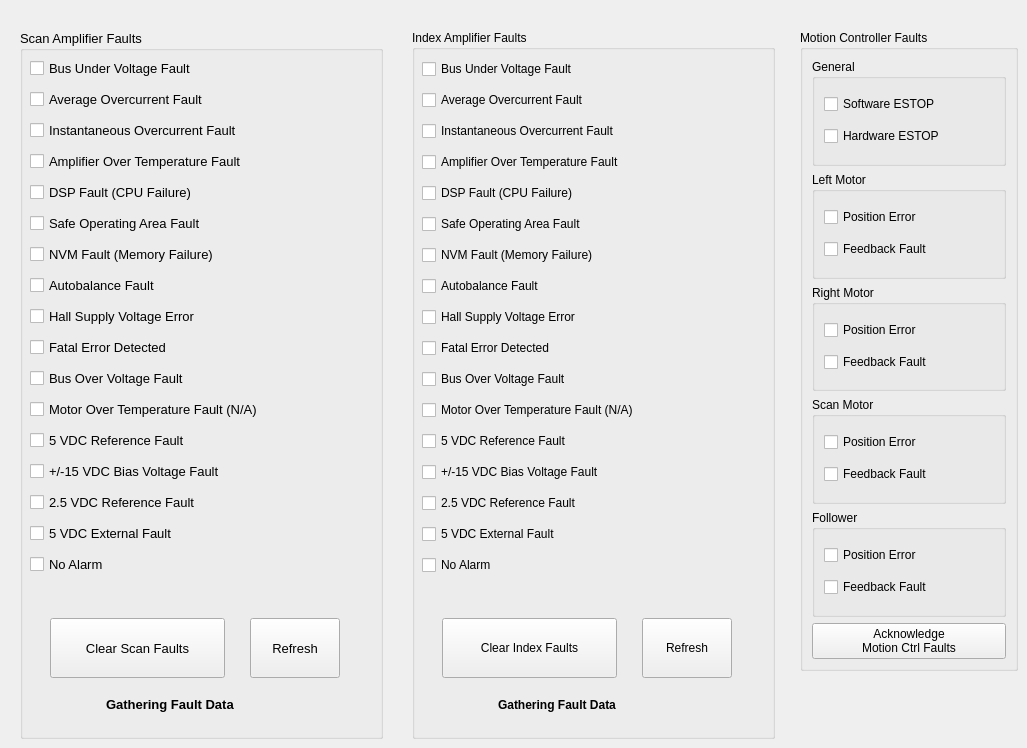
    <widget class="QWidget" name="tab_10">
     <attribute name="title">
      <string>Faults</string>
     </attribute>
     <widget class="QGroupBox" name="groupBox_10">
      <property name="geometry">
       <rect>
        <x>412</x>
        <y>30</y>
        <width>363</width>
        <height>709</height>
       </rect>
      </property>
      <property name="font">
       <font>
        <weight>50</weight>
        <bold>false</bold>
       </font>
      </property>
      <property name="title">
       <string>Index Amplifier Faults</string>
      </property>
      <widget class="QWidget" name="layoutWidget">
       <property name="geometry">
        <rect>
         <x>10</x>
         <y>24</y>
         <width>343</width>
         <height>539</height>
        </rect>
       </property>
       <property name="font">
        <font>
         <weight>50</weight>
         <bold>false</bold>
        </font>
       </property>
       <layout class="QVBoxLayout" name="verticalLayout_6">
        <item>
         <widget class="QCheckBox" name="index_fault_0">
          <property name="font">
           <font>
            <weight>50</weight>
            <bold>false</bold>
           </font>
          </property>
          <property name="text">
           <string>Bus Under Voltage Fault</string>
          </property>
         </widget>
        </item>
        <item>
         <widget class="QCheckBox" name="index_fault_1">
          <property name="font">
           <font>
            <weight>50</weight>
            <bold>false</bold>
           </font>
          </property>
          <property name="text">
           <string>Average Overcurrent Fault</string>
          </property>
         </widget>
        </item>
        <item>
         <widget class="QCheckBox" name="index_fault_2">
          <property name="font">
           <font>
            <weight>50</weight>
            <bold>false</bold>
           </font>
          </property>
          <property name="text">
           <string>Instantaneous Overcurrent Fault</string>
          </property>
         </widget>
        </item>
        <item>
         <widget class="QCheckBox" name="index_fault_3">
          <property name="font">
           <font>
            <weight>50</weight>
            <bold>false</bold>
           </font>
          </property>
          <property name="text">
           <string>Amplifier Over Temperature Fault</string>
          </property>
         </widget>
        </item>
        <item>
         <widget class="QCheckBox" name="index_fault_4">
          <property name="font">
           <font>
            <weight>50</weight>
            <bold>false</bold>
           </font>
          </property>
          <property name="text">
           <string>DSP Fault (CPU Failure)</string>
          </property>
         </widget>
        </item>
        <item>
         <widget class="QCheckBox" name="index_fault_5">
          <property name="font">
           <font>
            <weight>50</weight>
            <bold>false</bold>
           </font>
          </property>
          <property name="text">
           <string>Safe Operating Area Fault</string>
          </property>
         </widget>
        </item>
        <item>
         <widget class="QCheckBox" name="index_fault_6">
          <property name="font">
           <font>
            <weight>50</weight>
            <bold>false</bold>
           </font>
          </property>
          <property name="text">
           <string>NVM Fault (Memory Failure)</string>
          </property>
         </widget>
        </item>
        <item>
         <widget class="QCheckBox" name="index_fault_7">
          <property name="font">
           <font>
            <weight>50</weight>
            <bold>false</bold>
           </font>
          </property>
          <property name="text">
           <string>Autobalance Fault</string>
          </property>
         </widget>
        </item>
        <item>
         <widget class="QCheckBox" name="index_fault_8">
          <property name="font">
           <font>
            <weight>50</weight>
            <bold>false</bold>
           </font>
          </property>
          <property name="text">
           <string>Hall Supply Voltage Error</string>
          </property>
         </widget>
        </item>
        <item>
         <widget class="QCheckBox" name="index_fault_9">
          <property name="font">
           <font>
            <weight>50</weight>
            <bold>false</bold>
           </font>
          </property>
          <property name="styleSheet">
           <string notr="true"/>
          </property>
          <property name="text">
           <string>Fatal Error Detected</string>
          </property>
         </widget>
        </item>
        <item>
         <widget class="QCheckBox" name="index_fault_10">
          <property name="font">
           <font>
            <weight>50</weight>
            <bold>false</bold>
           </font>
          </property>
          <property name="text">
           <string>Bus Over Voltage Fault</string>
          </property>
         </widget>
        </item>
        <item>
         <widget class="QCheckBox" name="index_fault_11">
          <property name="font">
           <font>
            <weight>50</weight>
            <bold>false</bold>
           </font>
          </property>
          <property name="text">
           <string>Motor Over Temperature Fault (N/A)</string>
          </property>
         </widget>
        </item>
        <item>
         <widget class="QCheckBox" name="index_fault_12">
          <property name="font">
           <font>
            <weight>50</weight>
            <bold>false</bold>
           </font>
          </property>
          <property name="text">
           <string>5 VDC Reference Fault</string>
          </property>
         </widget>
        </item>
        <item>
         <widget class="QCheckBox" name="index_fault_13">
          <property name="font">
           <font>
            <weight>50</weight>
            <bold>false</bold>
           </font>
          </property>
          <property name="text">
           <string>+/-15 VDC Bias Voltage Fault</string>
          </property>
         </widget>
        </item>
        <item>
         <widget class="QCheckBox" name="index_fault_14">
          <property name="font">
           <font>
            <weight>50</weight>
            <bold>false</bold>
           </font>
          </property>
          <property name="text">
           <string>2.5 VDC Reference Fault</string>
          </property>
         </widget>
        </item>
        <item>
         <widget class="QCheckBox" name="index_fault_15">
          <property name="font">
           <font>
            <weight>50</weight>
            <bold>false</bold>
           </font>
          </property>
          <property name="text">
           <string>5 VDC External Fault</string>
          </property>
         </widget>
        </item>
        <item>
         <widget class="QCheckBox" name="index_fault_32">
          <property name="font">
           <font>
            <weight>50</weight>
            <bold>false</bold>
           </font>
          </property>
          <property name="text">
           <string>No Alarm</string>
          </property>
         </widget>
        </item>
       </layout>
      </widget>
      <widget class="QPushButton" name="clear_index_faults">
       <property name="geometry">
        <rect>
         <x>30</x>
         <y>588</y>
         <width>175</width>
         <height>60</height>
        </rect>
       </property>
       <property name="text">
        <string>Clear Index Faults</string>
       </property>
      </widget>
      <widget class="QPushButton" name="refresh_index_faults">
       <property name="geometry">
        <rect>
         <x>230</x>
         <y>588</y>
         <width>90</width>
         <height>60</height>
        </rect>
       </property>
       <property name="text">
        <string>Refresh</string>
       </property>
      </widget>
      <widget class="QLabel" name="label_gathering_index_fault_data">
       <property name="geometry">
        <rect>
         <x>86</x>
         <y>664</y>
         <width>178</width>
         <height>21</height>
        </rect>
       </property>
       <property name="font">
        <font>
         <weight>75</weight>
         <bold>true</bold>
        </font>
       </property>
       <property name="text">
        <string>Gathering Fault Data</string>
       </property>
      </widget>
     </widget>
     <widget class="QGroupBox" name="groupBox_11">
      <property name="geometry">
       <rect>
        <x>800</x>
        <y>30</y>
        <width>218</width>
        <height>641</height>
       </rect>
      </property>
      <property name="font">
       <font>
        <weight>50</weight>
        <bold>false</bold>
       </font>
      </property>
      <property name="title">
       <string>Motion Controller Faults</string>
      </property>
      <layout class="QVBoxLayout" name="verticalLayout_13">
       <item>
        <widget class="QGroupBox" name="groupBox_16">
         <property name="font">
          <font>
           <weight>50</weight>
           <bold>false</bold>
          </font>
         </property>
         <property name="title">
          <string>General</string>
         </property>
         <layout class="QVBoxLayout" name="verticalLayout_9">
          <item>
           <widget class="QCheckBox" name="cb_software_estop">
            <property name="text">
             <string>Software ESTOP</string>
            </property>
           </widget>
          </item>
          <item>
           <widget class="QCheckBox" name="cb_hardware_estop">
            <property name="font">
             <font>
              <weight>50</weight>
              <bold>false</bold>
             </font>
            </property>
            <property name="text">
             <string>Hardware ESTOP</string>
            </property>
           </widget>
          </item>
         </layout>
        </widget>
       </item>
       <item>
        <widget class="QGroupBox" name="groupBox_12">
         <property name="font">
          <font>
           <weight>50</weight>
           <bold>false</bold>
          </font>
         </property>
         <property name="title">
          <string>Left Motor</string>
         </property>
         <layout class="QVBoxLayout" name="verticalLayout_10">
          <item>
           <widget class="QCheckBox" name="cb_left_position_fault">
            <property name="font">
             <font>
              <weight>50</weight>
              <bold>false</bold>
             </font>
            </property>
            <property name="text">
             <string>Position Error</string>
            </property>
           </widget>
          </item>
          <item>
           <widget class="QCheckBox" name="cb_left_fb_fault">
            <property name="font">
             <font>
              <weight>50</weight>
              <bold>false</bold>
             </font>
            </property>
            <property name="text">
             <string>Feedback Fault</string>
            </property>
           </widget>
          </item>
         </layout>
        </widget>
       </item>
       <item>
        <widget class="QGroupBox" name="groupBox_13">
         <property name="font">
          <font>
           <weight>50</weight>
           <bold>false</bold>
          </font>
         </property>
         <property name="title">
          <string>Right Motor</string>
         </property>
         <layout class="QVBoxLayout" name="verticalLayout_11">
          <item>
           <widget class="QCheckBox" name="cb_right_position_fault">
            <property name="font">
             <font>
              <weight>50</weight>
              <bold>false</bold>
             </font>
            </property>
            <property name="text">
             <string>Position Error</string>
            </property>
           </widget>
          </item>
          <item>
           <widget class="QCheckBox" name="cb_right_fb_fault">
            <property name="font">
             <font>
              <weight>50</weight>
              <bold>false</bold>
             </font>
            </property>
            <property name="text">
             <string>Feedback Fault</string>
            </property>
           </widget>
          </item>
         </layout>
        </widget>
       </item>
       <item>
        <widget class="QGroupBox" name="groupBox_14">
         <property name="font">
          <font>
           <weight>50</weight>
           <bold>false</bold>
          </font>
         </property>
         <property name="title">
          <string>Scan Motor</string>
         </property>
         <layout class="QVBoxLayout" name="verticalLayout_12">
          <item>
           <widget class="QCheckBox" name="cb_scan_position_fault">
            <property name="font">
             <font>
              <weight>50</weight>
              <bold>false</bold>
             </font>
            </property>
            <property name="text">
             <string>Position Error</string>
            </property>
           </widget>
          </item>
          <item>
           <widget class="QCheckBox" name="cb_scan_fb_fault">
            <property name="font">
             <font>
              <weight>50</weight>
              <bold>false</bold>
             </font>
            </property>
            <property name="text">
             <string>Feedback Fault</string>
            </property>
           </widget>
          </item>
         </layout>
        </widget>
       </item>
       <item>
        <widget class="QGroupBox" name="groupBox_18">
         <property name="font">
          <font>
           <weight>50</weight>
           <bold>false</bold>
          </font>
         </property>
         <property name="title">
          <string>Follower</string>
         </property>
         <layout class="QVBoxLayout" name="verticalLayout_15">
          <item>
           <widget class="QCheckBox" name="cb_follower_position_fault">
            <property name="font">
             <font>
              <weight>50</weight>
              <bold>false</bold>
             </font>
            </property>
            <property name="text">
             <string>Position Error</string>
            </property>
           </widget>
          </item>
          <item>
           <widget class="QCheckBox" name="cb_follower_fb_fault">
            <property name="font">
             <font>
              <weight>50</weight>
              <bold>false</bold>
             </font>
            </property>
            <property name="text">
             <string>Feedback Fault</string>
            </property>
           </widget>
          </item>
         </layout>
        </widget>
       </item>
       <item>
        <widget class="QPushButton" name="ack_mc_faults">
         <property name="text">
          <string>Acknowledge
Motion Ctrl Faults</string>
         </property>
        </widget>
       </item>
      </layout>
     </widget>
     <widget class="QGroupBox" name="groupBox_15">
      <property name="geometry">
       <rect>
        <x>20</x>
        <y>30</y>
        <width>363</width>
        <height>709</height>
       </rect>
      </property>
      <property name="sizePolicy">
       <sizepolicy hsizetype="Preferred" vsizetype="Preferred">
        <horstretch>0</horstretch>
        <verstretch>0</verstretch>
       </sizepolicy>
      </property>
      <property name="font">
       <font>
        <pointsize>10</pointsize>
        <weight>50</weight>
        <bold>false</bold>
       </font>
      </property>
      <property name="title">
       <string>Scan Amplifier Faults</string>
      </property>
      <widget class="QWidget" name="layoutWidget_3">
       <property name="geometry">
        <rect>
         <x>10</x>
         <y>24</y>
         <width>343</width>
         <height>539</height>
        </rect>
       </property>
       <property name="font">
        <font>
         <weight>50</weight>
         <bold>false</bold>
        </font>
       </property>
       <layout class="QVBoxLayout" name="verticalLayout_8">
        <item>
         <widget class="QCheckBox" name="scan_fault_0">
          <property name="font">
           <font>
            <weight>50</weight>
            <bold>false</bold>
           </font>
          </property>
          <property name="text">
           <string>Bus Under Voltage Fault</string>
          </property>
          <property name="checkable">
           <bool>true</bool>
          </property>
         </widget>
        </item>
        <item>
         <widget class="QCheckBox" name="scan_fault_1">
          <property name="font">
           <font>
            <weight>50</weight>
            <bold>false</bold>
           </font>
          </property>
          <property name="text">
           <string>Average Overcurrent Fault</string>
          </property>
          <property name="checkable">
           <bool>true</bool>
          </property>
         </widget>
        </item>
        <item>
         <widget class="QCheckBox" name="scan_fault_2">
          <property name="font">
           <font>
            <weight>50</weight>
            <bold>false</bold>
           </font>
          </property>
          <property name="text">
           <string>Instantaneous Overcurrent Fault</string>
          </property>
          <property name="checkable">
           <bool>true</bool>
          </property>
         </widget>
        </item>
        <item>
         <widget class="QCheckBox" name="scan_fault_3">
          <property name="font">
           <font>
            <weight>50</weight>
            <bold>false</bold>
           </font>
          </property>
          <property name="text">
           <string>Amplifier Over Temperature Fault</string>
          </property>
          <property name="checkable">
           <bool>true</bool>
          </property>
         </widget>
        </item>
        <item>
         <widget class="QCheckBox" name="scan_fault_4">
          <property name="font">
           <font>
            <weight>50</weight>
            <bold>false</bold>
           </font>
          </property>
          <property name="text">
           <string>DSP Fault (CPU Failure)</string>
          </property>
          <property name="checkable">
           <bool>true</bool>
          </property>
         </widget>
        </item>
        <item>
         <widget class="QCheckBox" name="scan_fault_5">
          <property name="font">
           <font>
            <weight>50</weight>
            <bold>false</bold>
           </font>
          </property>
          <property name="text">
           <string>Safe Operating Area Fault</string>
          </property>
          <property name="checkable">
           <bool>true</bool>
          </property>
         </widget>
        </item>
        <item>
         <widget class="QCheckBox" name="scan_fault_6">
          <property name="font">
           <font>
            <weight>50</weight>
            <bold>false</bold>
           </font>
          </property>
          <property name="text">
           <string>NVM Fault (Memory Failure)</string>
          </property>
          <property name="checkable">
           <bool>true</bool>
          </property>
         </widget>
        </item>
        <item>
         <widget class="QCheckBox" name="scan_fault_7">
          <property name="font">
           <font>
            <weight>50</weight>
            <bold>false</bold>
           </font>
          </property>
          <property name="text">
           <string>Autobalance Fault</string>
          </property>
          <property name="checkable">
           <bool>true</bool>
          </property>
         </widget>
        </item>
        <item>
         <widget class="QCheckBox" name="scan_fault_8">
          <property name="font">
           <font>
            <weight>50</weight>
            <bold>false</bold>
           </font>
          </property>
          <property name="text">
           <string>Hall Supply Voltage Error</string>
          </property>
          <property name="checkable">
           <bool>true</bool>
          </property>
         </widget>
        </item>
        <item>
         <widget class="QCheckBox" name="scan_fault_9">
          <property name="font">
           <font>
            <weight>50</weight>
            <bold>false</bold>
           </font>
          </property>
          <property name="text">
           <string>Fatal Error Detected</string>
          </property>
          <property name="checkable">
           <bool>true</bool>
          </property>
         </widget>
        </item>
        <item>
         <widget class="QCheckBox" name="scan_fault_10">
          <property name="font">
           <font>
            <weight>50</weight>
            <bold>false</bold>
           </font>
          </property>
          <property name="text">
           <string>Bus Over Voltage Fault</string>
          </property>
          <property name="checkable">
           <bool>true</bool>
          </property>
         </widget>
        </item>
        <item>
         <widget class="QCheckBox" name="scan_fault_11">
          <property name="font">
           <font>
            <weight>50</weight>
            <bold>false</bold>
           </font>
          </property>
          <property name="text">
           <string>Motor Over Temperature Fault (N/A)</string>
          </property>
          <property name="checkable">
           <bool>true</bool>
          </property>
         </widget>
        </item>
        <item>
         <widget class="QCheckBox" name="scan_fault_12">
          <property name="font">
           <font>
            <weight>50</weight>
            <bold>false</bold>
           </font>
          </property>
          <property name="text">
           <string>5 VDC Reference Fault</string>
          </property>
          <property name="checkable">
           <bool>true</bool>
          </property>
         </widget>
        </item>
        <item>
         <widget class="QCheckBox" name="scan_fault_13">
          <property name="font">
           <font>
            <weight>50</weight>
            <bold>false</bold>
           </font>
          </property>
          <property name="text">
           <string>+/-15 VDC Bias Voltage Fault</string>
          </property>
          <property name="checkable">
           <bool>true</bool>
          </property>
         </widget>
        </item>
        <item>
         <widget class="QCheckBox" name="scan_fault_14">
          <property name="font">
           <font>
            <weight>50</weight>
            <bold>false</bold>
           </font>
          </property>
          <property name="text">
           <string>2.5 VDC Reference Fault</string>
          </property>
          <property name="checkable">
           <bool>true</bool>
          </property>
         </widget>
        </item>
        <item>
         <widget class="QCheckBox" name="scan_fault_15">
          <property name="font">
           <font>
            <weight>50</weight>
            <bold>false</bold>
           </font>
          </property>
          <property name="text">
           <string>5 VDC External Fault</string>
          </property>
          <property name="checkable">
           <bool>true</bool>
          </property>
         </widget>
        </item>
        <item>
         <widget class="QCheckBox" name="scan_fault_16">
          <property name="font">
           <font>
            <pointsize>10</pointsize>
            <weight>50</weight>
            <bold>false</bold>
           </font>
          </property>
          <property name="styleSheet">
           <string notr="true"/>
          </property>
          <property name="text">
           <string>No Alarm</string>
          </property>
          <property name="checkable">
           <bool>true</bool>
          </property>
         </widget>
        </item>
       </layout>
      </widget>
      <widget class="QPushButton" name="clear_scan_faults">
       <property name="geometry">
        <rect>
         <x>30</x>
         <y>588</y>
         <width>175</width>
         <height>60</height>
        </rect>
       </property>
       <property name="text">
        <string>Clear Scan Faults</string>
       </property>
      </widget>
      <widget class="QPushButton" name="refresh_scan_faults">
       <property name="geometry">
        <rect>
         <x>230</x>
         <y>588</y>
         <width>90</width>
         <height>60</height>
        </rect>
       </property>
       <property name="text">
        <string>Refresh</string>
       </property>
      </widget>
      <widget class="QLabel" name="label_gathering_scan_fault_data">
       <property name="geometry">
        <rect>
         <x>86</x>
         <y>664</y>
         <width>178</width>
         <height>21</height>
        </rect>
       </property>
       <property name="font">
        <font>
         <weight>75</weight>
         <bold>true</bold>
        </font>
       </property>
       <property name="text">
        <string>Gathering Fault Data</string>
       </property>
      </widget>
     </widget>
    </widget>
